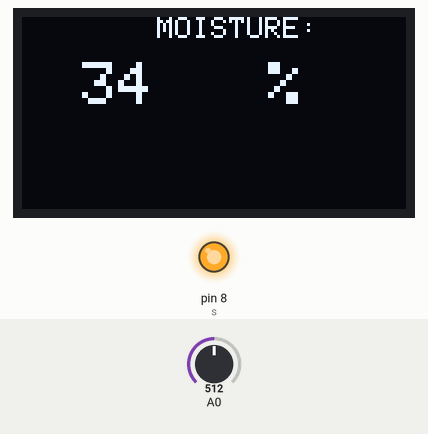
A sketch run on a simulated Arduino Uno, built with avr-gcc and run on an emulated ATmega328P. On the bench: 128×64 one-colour display, output pins drawn as LEDs (lit = HIGH). The test bench sets the inputs (shaded band); at power-on: A0 = 512. What the sketch prints to the serial monitor is not drawn.

Above: at 1.2 s.
1.3 s: A0 set to 531
At 1.8 s:
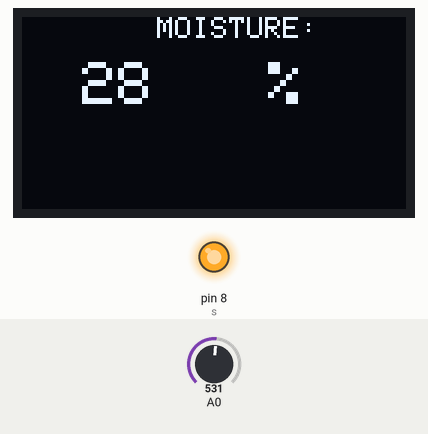
2.8 s: A0 set to 608
At 4.0 s:
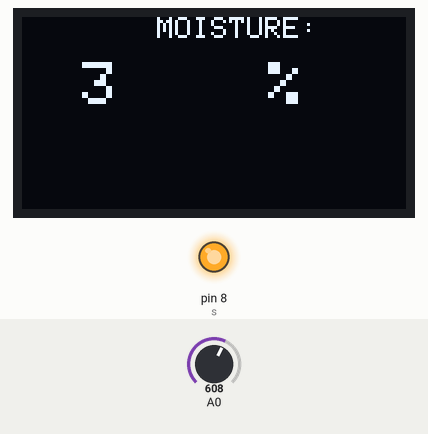
4.3 s: A0 set to 617
5.8 s: A0 set to 716
At 6.7 s:
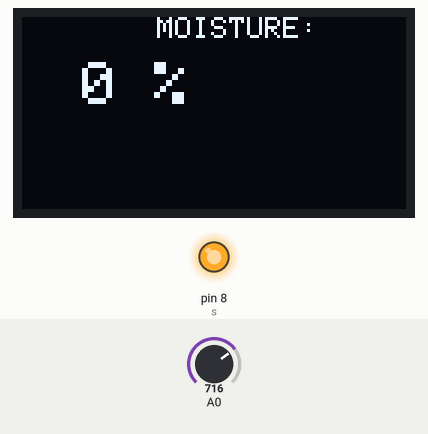
Timing chart, 0 to 8.3 s (numbered marks = the images above; inputs shaded):
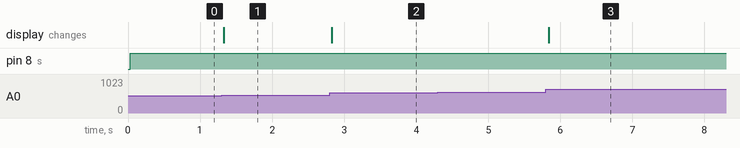

The sketch:

smart_irrigation_system.ino
```cpp
#include <Wire.h>
#include <Adafruit_GFX.h>
#include <Adafruit_SSD1306.h>
#define OLED_RESET 4
Adafruit_SSD1306 display(OLED_RESET);
const int AirValue = 620;
const int WaterValue = 310;
int soilMoistureValue = 0;
int soilmoisturepercent=0;
int s=8;
void setup() {
 Serial.begin(9600);
 display.begin(SSD1306_SWITCHCAPVCC, 0x3C);
 display.clearDisplay();
 pinMode(s,OUTPUT);
}
void loop() {
soilMoistureValue = analogRead(A0);
Serial.println(soilMoistureValue);
soilmoisturepercent = map(soilMoistureValue, AirValue, WaterValue, 0, 100);
if(soilmoisturepercent > 100)
{
 Serial.println("100 %");

 display.setCursor(45,0); //oled display
 display.setTextSize(1);
 display.setTextColor(WHITE);
 display.println("MOISTURE");
 display.setCursor(20,15); //oled display
 display.setTextSize(2);
 display.setTextColor(WHITE);
 display.println("100 %");
 display.display();

 display.clearDisplay();
}
else if(soilmoisturepercent <0)
{
 Serial.println("0 %");
 digitalWrite(s,HIGH);
 display.setCursor(45,0); //oled display
 display.setTextSize(1);
 display.setTextColor(WHITE);
 display.println("MOISTURE:");


 display.setCursor(20,15); //oled display
 display.setTextSize(2);
 display.setTextColor(WHITE);
 display.println("0 %");
 display.display();
 display.clearDisplay();
}
else if(soilmoisturepercent >0 && soilmoisturepercent < 50)
{
 Serial.print(soilmoisturepercent);
 Serial.println("%");
 digitalWrite(s,HIGH);
 display.setCursor(45,0); //oled display
 display.setTextSize(1);
 display.setTextColor(WHITE);
 display.println("MOISTURE:");
 display.setCursor(20,15);
 display.setTextSize(2);
 display.setTextColor(WHITE);
 display.println(soilmoisturepercent);
 display.setCursor(70,15);
 display.setTextSize(2);
 display.println(" %");
 display.display();
 display.clearDisplay();
}
else if(soilmoisturepercent >50 && soilmoisturepercent < 100)
{
 Serial.print(soilmoisturepercent);
 Serial.println("%");
 digitalWrite(s,LOW);
 display.setCursor(45,0); //oled display
 display.setTextSize(1);
 display.setTextColor(WHITE);
 display.println("MOISTURE:");
 display.setCursor(20,15);
 display.setTextSize(2);
 display.setTextColor(WHITE);
 display.println(soilmoisturepercent);
 display.setCursor(70,15);
 display.setTextSize(1);
 display.println(" %");
 display.display();
 display.clearDisplay();
}
}
```

Measured:
- the behaviour switches between 514 and 515 on A0 (found by bisection; images 0 and 1)
- after the input at 1.3 s, the display: changes at once (image 1)
- after the input at 2.8 s, the display: changes at once (image 2)
- after the input at 4.3 s, every drawn part: stays the same
- after the input at 5.8 s, the display: changes at once (image 3)
